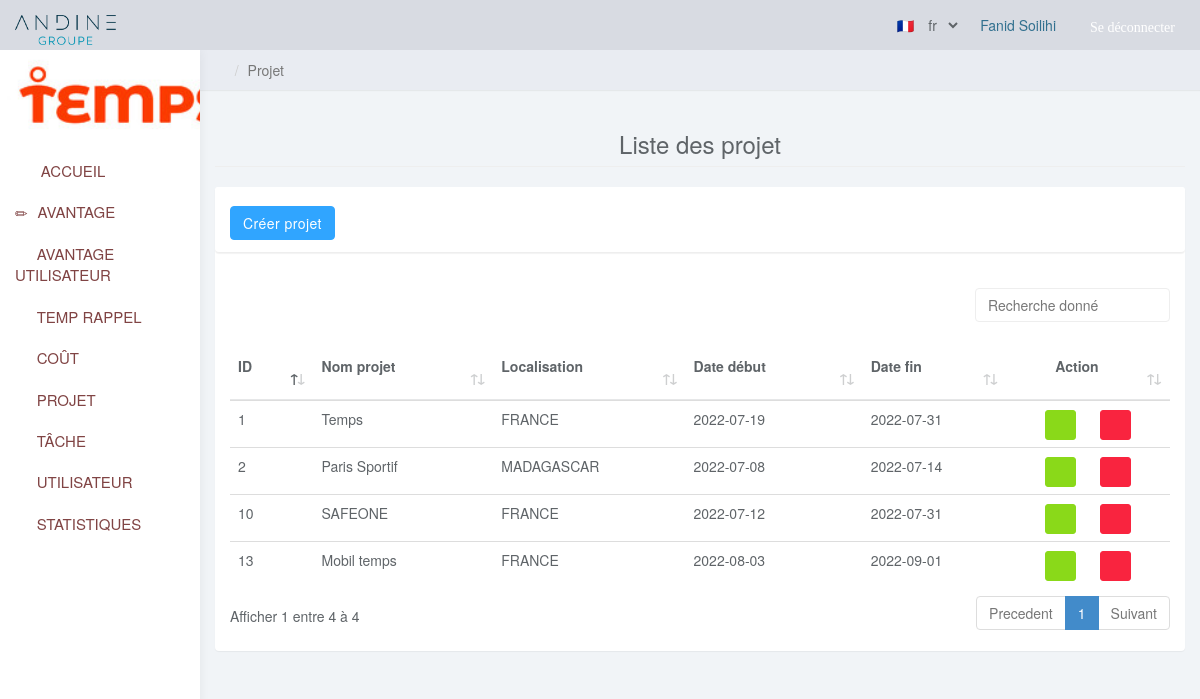
Page /public/Route.php?p=list_projet&lang=fr (signed in) on the committed database.
### tables this page shows
CREATE TABLE `tmp_projets` (
  `id_prj` int(11) NOT NULL,
  `nom` varchar(100) NOT NULL,
  `localisation` varchar(200) NOT NULL,
  `date_debut` date NOT NULL,
  `date_fin_theorique` date NOT NULL,
  `date_fin_reel` date NOT NULL
);

### app/Autoloader.php (called while the page is built, shortened)
<?php
class Autoloader
{
    static function autoload($class)
    {
        if (strpos($class, __NAMESPACE__ . '\\') === 0) {
            $class = str_replace(__NAMESPACE__ . '\\', '', $class);
            $class = str_replace('\\', '/', $class);
        }
    }
}

### app/App.php (called while the page is built, shortened)
<?php
class App {
    private static $database;
    public static function getDb() {
        if (self::$database === null) {
            self::$database = new Database(DB_NAME, DB_USER, DB_PASS, DB_SERVER);
        }
        return self::$database;
    }
}

### app/Database.php (called while the page is built, shortened)
<?php
    class Database {
        private $pdo;
        private function getPDO() {
            if ($this->pdo === null) {
                $pdo = new PDO('mysql:dbname='.DB_NAME.';host='.DB_SERVER.'', ''.DB_USER.'', ''.DB_PASS.'');
                $pdo->setAttribute(PDO::ATTR_ERRMODE, PDO::ERRMODE_EXCEPTION);
                $pdo->exec("set names utf8");
                $this->pdo = $pdo;
            }
            return $this->pdo;
        }
        public function query($statement, $class_name = null, $one_result = false) {
            $req = $this->getPDO()->query($statement);
            if ($class_name === null) {
                $req->setFetchMode(PDO::FETCH_OBJ);
            } else {
                $req->setFetchMode(PDO::FETCH_CLASS, $class_name);
            }
            if ($one_result) {
                $data = $req->fetch();
            } else {
                $data = $req->fetchAll();
            }
            return $data;
        }
    }

### app/Table/Projet.php (called while the page is built, shortened)
<?php
class Projet extends Table
{
    public static function listProjects()
    {
        return App::getDb()->query('SELECT * FROM tmp_projets');
    }
}

### page/list_projet.php (the view, shortened to what this page needs)
<!DOCTYPE html>
<html>
    <head>
        <link rel="stylesheet" href="../public/plugins/datatables-bs4/css/dataTables.bootstrap4.min.css">
        <link rel="stylesheet" href="../public/plugins/datatables-responsive/css/responsive.bootstrap4.min.css">
        <link rel="stylesheet" href="../public/plugins/datatables-buttons/css/buttons.bootstrap4.min.css">
        </head>
    <body>
        <div class="col-sm-9 col-sm-offset-3 col-lg-10 col-lg-offset-2 main">
            <div class="row">
                <ol class="breadcrumb">
                    <li><a href="index.jsp"><span class="glyphicon glyphicon-home"></span></a></li>
                    <li class="active">Projet</li>
                </ol>
            </div>
            <div class="row">
                <div class="col-lg-12">
                </div>
            </div>
            <div class="row">
                <div class="col-lg-12">
                    <h3 class="page-header text text-center">Liste des projet</h3>
                </div>
            </div>
            <div class="row">
                <div class="col-lg-12">
                    <div class="panel panel-default">
                        <div class="panel panel-heading">
                            <a class="btn btn-primary" href="Route.php?p=new_projet&lang=<?=$_SESSION['lang']?>">Créer projet</a>
                        </div>
                        <div class="panel-body">
                            <table id="tbticket" class="table table-responsive">
                                <thead>
                                    <tr>
                                        <th>ID</th>
                                        <th>Nom projet</th>
                                        <th>Localisation</th>
                                        <th>Date début</th>
                                        <th>Date fin</th>
                                        <th class="text text-center"> Action</th>
                                    </tr>
                                </thead>
                                <tbody>
                                    <?php $list_prj = App\Table\Projet::listProjects();
                                    if (!empty($list_prj)): ?>
                                        <?php foreach($list_prj as $prj): ?>
                                    <tr>
                                        <td><?= $prj->id_prj; ?></td>
                                        <td><?= $prj->nom; ?></td>
                                        <td><?= $prj->localisation; ?></td>
                                        <td><?= $prj->date_debut; ?></td>
                                        <td><?= $prj->date_fin_reel; ?></td>
                                        <td class="text text-center">
                                            <a href="Route.php?p=edit_projet&lang=<?=$_SESSION['lang']?>&id=<?= $prj->id_prj; ?>" class='btn btn-success btn-sm glyphicon glyphicon-edit' title='Modifier'></a> &nbsp;&nbsp;&nbsp;&nbsp;
                                            <a href="Route.php?p=delete_projet&id=<?= $prj->id_prj; ?>" class='btn btn-danger btn-sm glyphicon glyphicon-trash' title='Supprimer'></a>
                                        </td>
                                        </tr>
                                        <?php endforeach; ?>
                                        <?php endif; ?>
                                </tbody>
                            </table>
                        </div>
                    </div>
                </div>
            </div>
        </div>
    </body>
</html>

### public/css/styles.css (style rules this page uses)
body { background: #f1f4f7; padding-top: 50px; color: #5f6468; }
h1, h2, h3, h4, h5, h6 { color: #5f6468; }
h3, h4 { font-weight: 300; }
.btn-primary, .btn-primary:hover, .btn-primary:focus, .btn-primary:active, .btn-primary.active, .open > .dropdown-toggle.btn-primary, .btn-primary.disabled, .btn-primary[disabled], fieldset[disabled] .btn-primary, .btn-primary.disabled:hover, .btn-primary[disabled]:hover, fieldset[disabled] .btn-primary:hover, .btn-primary.disabled:focus, .btn-primary[disabled]:focus, fieldset[disabled] .btn-primary:focus, .btn-primary.disabled:active, .btn-primary[disabled]:active, fieldset[disabled] .btn-primary:active, .btn-primary.disabled.active, .btn-primary[disabled].active, fieldset[disabled] .btn-primary.active { background-color: #30a5ff; border-color: #30a5ff; }
.btn-success, .btn-success:hover, .btn-success:focus, .btn-success:active, .btn-success.active, .open > .dropdown-toggle.btn-success, .btn-success.disabled, .btn-success[disabled], fieldset[disabled] .btn-success, .btn-success.disabled:hover, .btn-success[disabled]:hover, fieldset[disabled] .btn-success:hover, .btn-success.disabled:focus, .btn-success[disabled]:focus, fieldset[disabled] .btn-success:focus, .btn-success.disabled:active, .btn-success[disabled]:active, fieldset[disabled] .btn-success:active, .btn-success.disabled.active, .btn-success[disabled].active, fieldset[disabled] .btn-success.active { background-color: #8ad919; border-color: #8ad919; }
.btn-danger, .btn-danger:hover, .btn-danger:focus, .btn-danger:active, .btn-danger.active, .open > .dropdown-toggle.btn-danger, .btn-danger.disabled, .btn-danger[disabled], fieldset[disabled] .btn-danger, .btn-danger.disabled:hover, .btn-danger[disabled]:hover, fieldset[disabled] .btn-danger:hover, .btn-danger.disabled:focus, .btn-danger[disabled]:focus, fieldset[disabled] .btn-danger:focus, .btn-danger.disabled:active, .btn-danger[disabled]:active, fieldset[disabled] .btn-danger:active, .btn-danger.disabled.active, .btn-danger[disabled].active, fieldset[disabled] .btn-danger.active { background-color: #f9243f; border-color: #f9243f; }
.panel { border: 0; }
.panel-heading { font-size: 18px; font-weight: 300; letter-spacing: 0.025em; height: 66px; line-height: 45px; }
.panel-default .panel-heading { background: #fff; border-bottom: 1px solid #eee; color: #5f6468; }
.breadcrumb { border-radius: 0; padding: 10px 15px; background: #e9ecf2; box-shadow: 0 1px 1px rgba(0, 0, 0, .05); margin: 0 ; }
.table { background: #fff; }
.table>thead>tr>th { border-bottom: 1px solid #e6e7e8; vertical-align: middle; height: 50px; }

### rows in the picture
tmp_projets: id_prj "1", nom "Temps", localisation "FRANCE", date_debut "2022-07-19", date_fin_reel "2022-07-31"
tmp_projets: id_prj "2", nom "Paris Sportif", localisation "MADAGASCAR", date_debut "2022-07-08", date_fin_reel "2022-07-14"
tmp_projets: id_prj "10", nom "SAFEONE", localisation "FRANCE", date_debut "2022-07-12", date_fin_reel "2022-07-31"
tmp_projets: id_prj "13", nom "Mobil temps", localisation "FRANCE", date_debut "2022-08-03", date_fin_reel "2022-09-01"

### other values in the picture
$_SESSION['user']['nom'] "Fanid"
$_SESSION['user']['prenom'] "Soilihi"
$lang['nav_logout'] "Se déconnecter"
$lang['s_home_pg'] "ACCUEIL"
$lang['s_avtg_pg'] "AVANTAGE"
$lang['s_avtg_usr_pg'] "AVANTAGE UTILISATEUR"
$lang['s_tmp_rpl'] "TEMP RAPPEL"
$lang['s_cout_pg'] "COÛT"
$lang['s_prj_pg'] "PROJET"
$lang['s_tsk_pg'] "TÂCHE"
$lang['s_usr_pg'] "UTILISATEUR"
$lang['s_stats_pg'] "STATISTIQUES"
